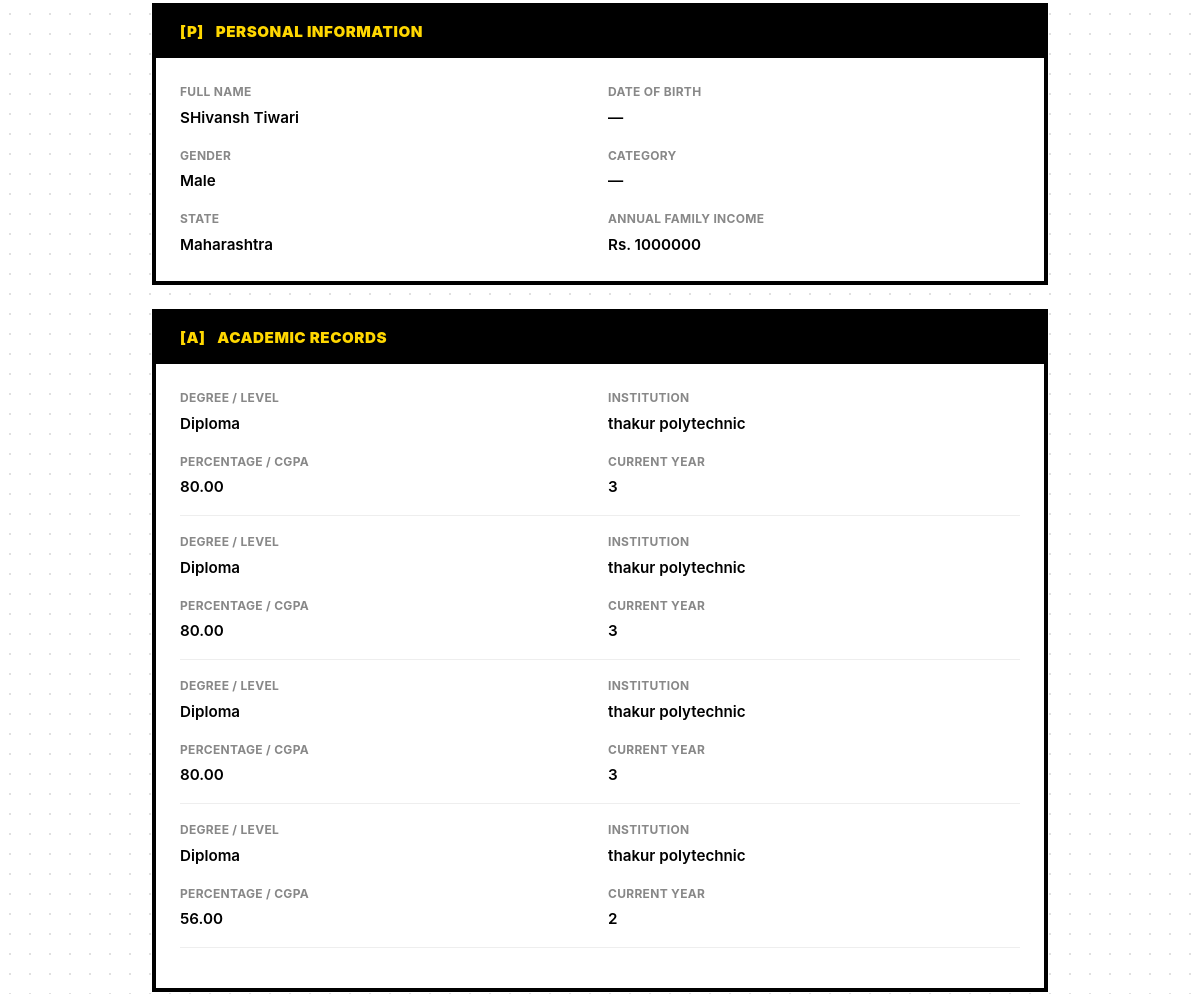
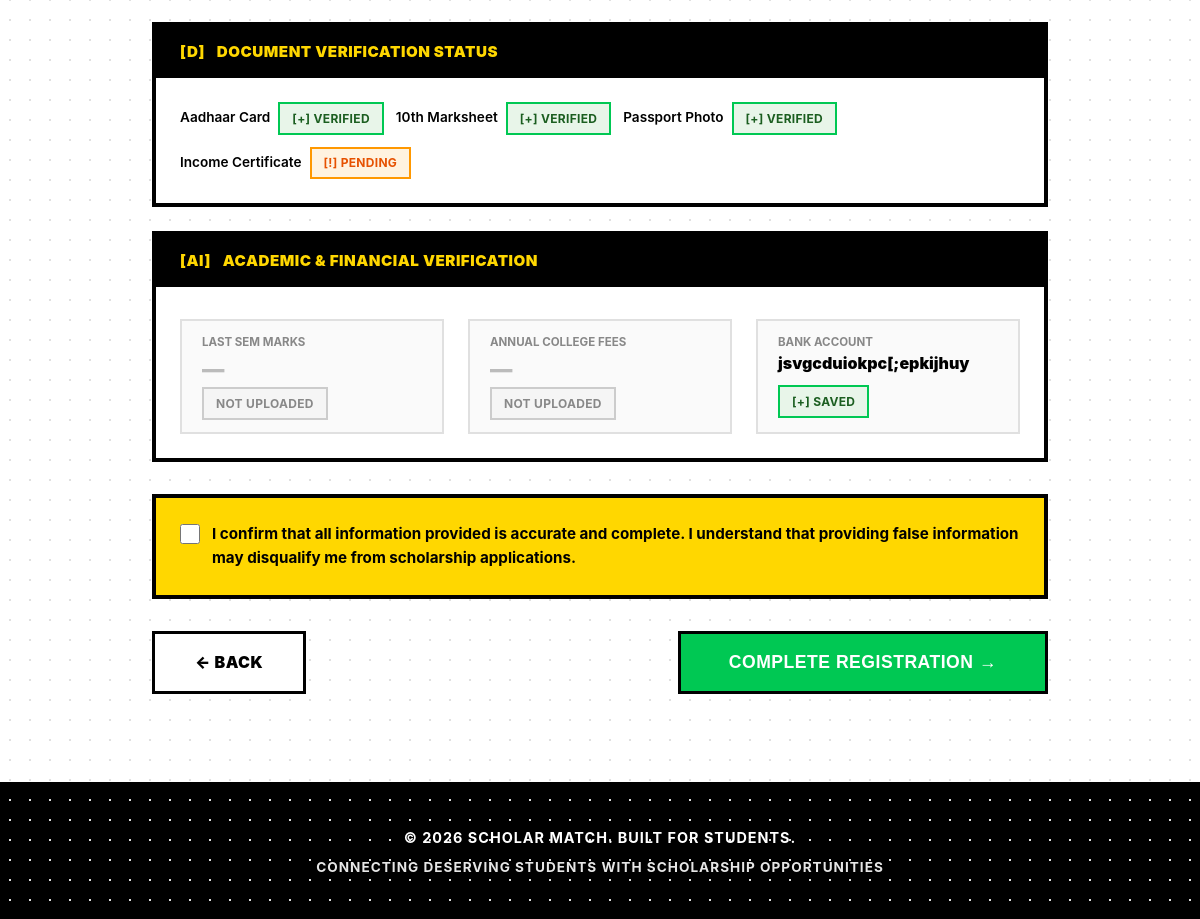
Page /accounts/otr/step8/ (signed in, lower part) on the earlier database version (2 pictures, top to bottom).
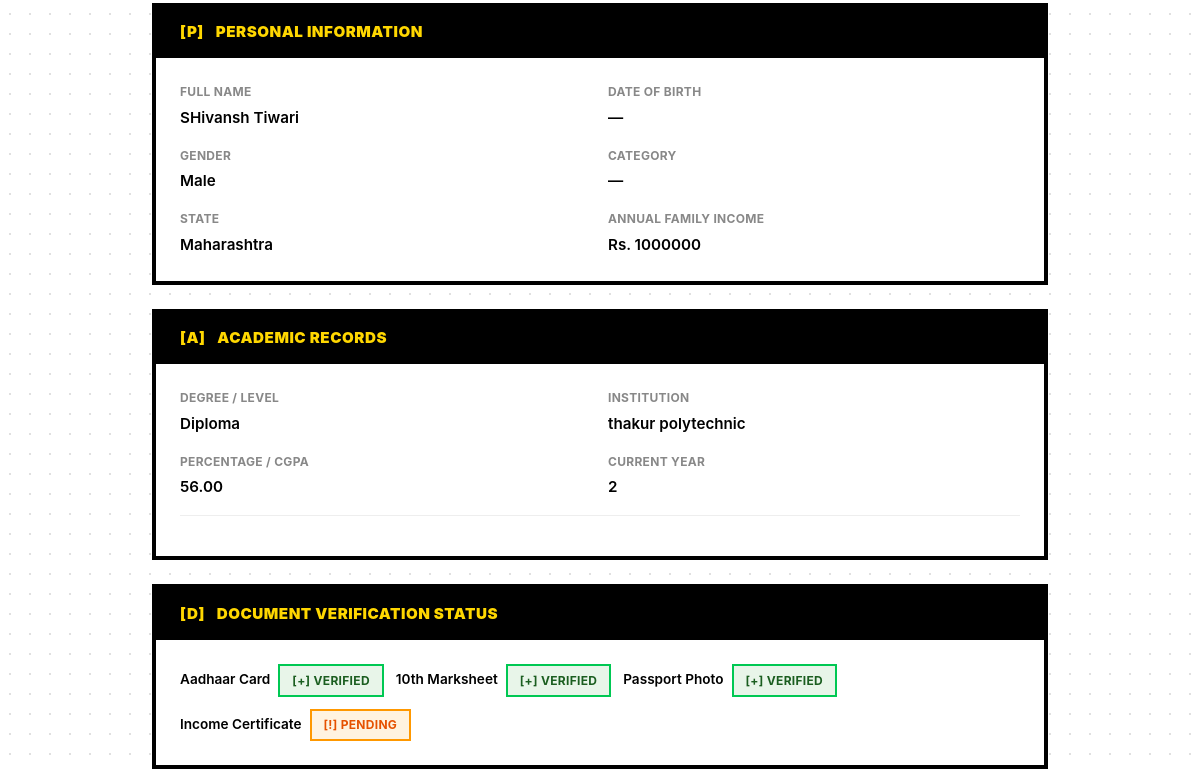
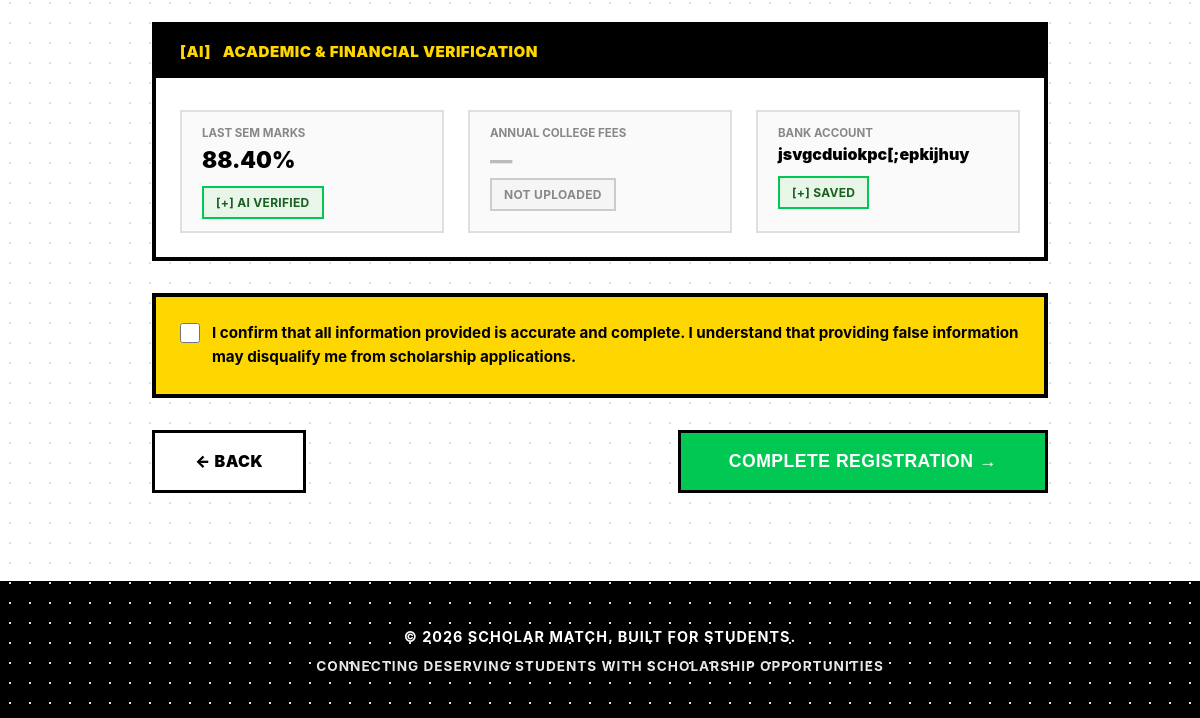
Same page on the later database version (2 pictures, top to bottom).
### users/models.py (models this page shows, shortened)
class AcademicRecord(models.Model):
    student = models.ForeignKey(StudentProfile, on_delete=models.CASCADE, related_name='academic_records')
    degree_level = models.CharField(max_length=50, choices=[
        ('10th', '10th Grade'),
        ('12th', '12th Grade'),
        ('Diploma', 'Diploma'),
        ('UG', 'Undergraduate'),
        ('PG', 'Postgraduate'),
        ('PhD', 'Doctorate')
    ])
    stream = models.CharField(max_length=100, blank=True, help_text="E.g., Science, Commerce, Engineering")
    institution_name = models.CharField(max_length=255)
    current_year = models.IntegerField(null=True, blank=True, help_text="Current year of study")
    last_exam_score = models.DecimalField(max_digits=5, decimal_places=2, null=True, blank=True, help_text="Percentage or CGPA")

class StudentDocument(models.Model):
    DOCUMENT_TYPES = [
        ('aadhaar', 'Aadhaar Card'),
        ('income_cert', 'Income Certificate'),
        ('caste_cert', 'Caste Certificate'),
        ('disability_cert', 'Disability Certificate'),
        ('marksheet_10', '10th Marksheet'),
        ('marksheet_12', '12th Marksheet'),
        ('current_marksheet', 'Current Semester/Year Marksheet'),
        ('bank_passbook', 'Bank Passbook'),
        ('photo', 'Passport Photo'),
        ('other', 'Other Document'),
    ]
    student = models.ForeignKey(StudentProfile, on_delete=models.CASCADE, related_name='documents')
    document_type = models.CharField(max_length=50, choices=DOCUMENT_TYPES)
    file = models.FileField(upload_to='student_documents/%Y/%m/')
    uploaded_at = models.DateTimeField(auto_now_add=True)
    is_verified = models.BooleanField(default=False)
    notes = models.TextField(blank=True)
    VERIFICATION_STATUS_CHOICES = [
        ('pending', 'Pending Verification'),
        ('verified', 'Verified'),
        ('failed', 'Verification Failed'),
        ('not_applicable', 'Not Required'),
    ]
    verification_status = models.CharField(
        max_length=20,
        choices=VERIFICATION_STATUS_CHOICES,
        default='pending'
    )
    verification_result = models.JSONField(null=True, blank=True)
    class Meta:
        unique_together = ['student', 'document_type']  # One document of each type per student

### scholarships/models.py (models this page shows, shortened)
class MarksheetVerification(models.Model):
    student = models.OneToOneField(
        'users.StudentProfile',
        on_delete=models.CASCADE,
        related_name='marksheet_verification'
    )
    marksheet_file = models.FileField(
        upload_to='otr/marksheets/%Y/%m/',
        verbose_name="Last Semester Marksheet"
    )
    last_sem_marks = models.DecimalField(
        max_digits=5, decimal_places=2,
        null=True, blank=True,
        verbose_name="Last Semester Marks (%)",
        help_text="Percentage extracted by Gemini from the marksheet"
    )
    extracted_institution = models.CharField(
        max_length=255, blank=True,
        help_text="Institution name as extracted by Gemini"
    )
    extracted_semester = models.CharField(
        max_length=50, blank=True,
        help_text="Semester / year as extracted by Gemini"
    )
    extracted_student_name = models.CharField(
        max_length=150, blank=True,
        help_text="Student name as extracted by Gemini"
    )
    gemini_verified = models.BooleanField(
        default=False,
        help_text="True when Gemini extraction matched the student profile"
    )
    raw_gemini_response = models.TextField(
        blank=True,
        help_text="Raw JSON response from Gemini for audit purposes"
    )
    uploaded_at = models.DateTimeField(auto_now_add=True)
    verified_at = models.DateTimeField(null=True, blank=True)
    class Meta:
        verbose_name = "Marksheet Verification"

### users/otr_views.py (the view)
# urls.py: path('otr/step8/',        otr_views.otr_step8,        name='otr_step8'),   # was step7: Review & Submit
@login_required
def otr_step8(request):
    profile = request.user.studentprofile
    if request.method == 'POST':
        profile.otr_completed = True
        profile.profile_completion = 100
        profile.save()
        messages.success(request, 'OTR completed successfully! You can now browse scholarships.')
        return redirect('student_dashboard')
    academic_records = profile.academic_records.all()
    documents = profile.documents.all()
    try:
        marksheet_ver = profile.marksheet_verification
    except MarksheetVerification.DoesNotExist:
        marksheet_ver = None
    try:
        fees_ver = profile.fees_verification
    except FeesVerification.DoesNotExist:
        fees_ver = None
    return render(request, 'users/otr/step8_review.html', {
        'profile': profile,
        'academic_records': academic_records,
        'documents': documents,
        'marksheet_ver': marksheet_ver,
        'fees_ver': fees_ver,
        'step': 8,
    })

### users/templates/users/otr/step8_review.html (shortened to what the changed rows need)
{% extends 'base.html' %}
{% block content %}
<div class="otr-container">
    <div class="review-section">
        <div class="review-section-body">
            {% if academic_records %}
            {% for record in academic_records %}
            <div class="data-grid" style="margin-bottom: 1rem; padding-bottom: 1rem; border-bottom: 1px solid #eee;">
                <div class="data-item">
                    <div class="data-label">Degree / Level</div>
                    <div class="data-value">{{ record.get_degree_level_display|default:record.degree_level }}</div>
                </div>
                <div class="data-item">
                    <div class="data-label">Institution</div>
                    <div class="data-value">{{ record.institution_name|default:"—" }}</div>
                </div>
                <div class="data-item">
                    <div class="data-label">Percentage / CGPA</div>
                    <div class="data-value">{{ record.last_exam_score|default:"—" }}</div>
                </div>
                <div class="data-item">
                    <div class="data-label">Current Year</div>
                    <div class="data-value">{{ record.current_year|default:"—" }}</div>
                </div>
            </div>
            {% endfor %}
            {% else %}
            <span class="data-value empty">No academic records added.</span>
            {% endif %}
        </div>
    </div>
    <div class="review-section">
        <div class="review-section-body">
            {% if documents %}
            <div style="display: flex; flex-wrap: wrap; gap: 0.75rem;">
                {% for doc in documents %}
                <div style="display: flex; align-items: center; gap: 0.5rem;">
                    <span style="font-size: 0.85rem; font-weight: 600;">{{ doc.get_document_type_display|default:doc.document_type }}</span>
                    {% if doc.is_verified %}<span class="status-pill verified">[+] Verified</span>{% else %}<span class="status-pill unverified">[!] Pending</span>{% endif %}
                </div>
                {% endfor %}
            </div>
            {% else %}
            <span class="data-value empty">No documents uploaded.</span>
            {% endif %}
        </div>
    </div>
    <div class="review-section">
        <div class="review-section-body">
            <div class="ai-summary">
                <div class="ai-stat">
                    <div class="ai-stat-label">Last Sem Marks</div>
                    {% if marksheet_ver and marksheet_ver.last_sem_marks %}
                    <div class="ai-stat-value">{{ marksheet_ver.last_sem_marks }}%</div>
                    <span class="status-pill {% if marksheet_ver.gemini_verified %}verified{% else %}unverified{% endif %}" style="margin-top: 0.5rem;">{% if marksheet_ver.gemini_verified %}[+] AI Verified{% else %}[!] Unverified{% endif %}</span>
                    {% else %}
                    <div class="ai-stat-value" style="color: #bbb;">—</div>
                    <span class="status-pill missing">Not Uploaded</span>
                    {% endif %}
                </div>
            </div>
        </div>
    </div>
</div>
{% endblock %}

Differences in the rows shown:
removed AcademicRecord: degree_level "Diploma", institution_name "thakur polytechnic", last_exam_score "80.00", current_year "3"
removed AcademicRecord: degree_level "Diploma", institution_name "thakur polytechnic", last_exam_score "80.00", current_year "3"
removed AcademicRecord: degree_level "Diploma", institution_name "thakur polytechnic", last_exam_score "80.00", current_year "3"
now on this page (row edited): MarksheetVerification: last_sem_marks "88.40"
changed MarksheetVerification: last_sem_marks empty → 88.4 (drawn); gemini_verified False → True (drawn)
Other differences:
text no longer shown: "— NOT UPLOADED"
text now shown: "% [+] AI VERIFIED"
